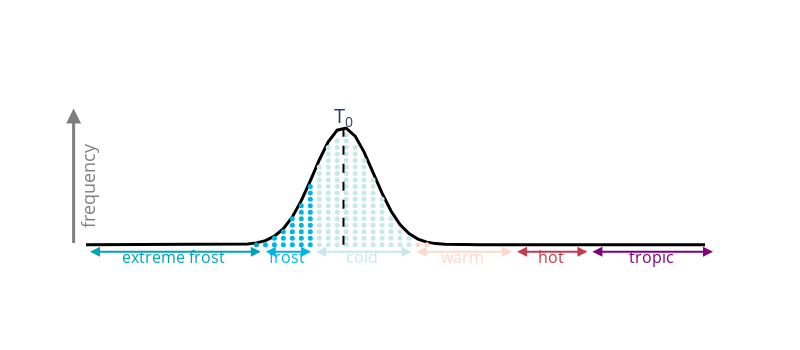

The notebook cell this image was saved under:
### Code cell
color_borders = { # contains LOWER edges
    4: '#00A4B4',  # peacock blue
    7: '#00B5E2',  # sky blue
    9: '#C8E9E9',  # ice blue
    13: '#ffd7cb', # light salmon
    17: '#C63A4F', # watermelon
    20: '#800080'  # purple
}
border_names = ['extreme frost', 'frost', 'cold', 'warm', 'hot', 'tropic']


def plot_extreme_pdf(mus: float, stds: float, fig: go.Figure = None, color_borders=color_borders, border_names=border_names, x_range=(0, 25), label_margin_scale=1.1, x_res: int = 100, y_res: int = 25) -> go.Figure:
    """
    Temperature PDF shift plot.
    This function returns a plotly figure containing a heavily styled plotly PDF plot.
    It is controlled by passing the PDF moment(s) to the plot. If called with only one
    location and scale, the styled PDF is returned.
    If two locations and scales are passed, but both scales are the same, the PDF is
    only shifted by location and the original PDF is sketched. In case the scales differ,
    the new PDF will be correctly annotated.
    """
    # check input data
    if isinstance(mus, float):
        mu = mus
    else:
        mu = mus[1]

    if isinstance(stds, float):
        std = stds
    else:
        std = stds[1]

    # base data
    x = np.arange(*x_range, step=(x_range[1] - x_range[0]) / x_res)

    # get the distributions
    y = stats.norm.pdf(x, mu, std)
    y_max = y.max()
    if not isinstance(mus, float):
         # get the old PDF as well
        y_orig = stats.norm.pdf(x, mus[0], stds[0])
        
        # get the new Y max
        y_axis_max = max(y_orig.max(), y_max)
    else:
        y_axis_max = y_max
    
    # build the container for circles and circle colors
    c_x = []
    c_y = []
    colors = []

    # main, ugly loop
    for _x, _y in zip(x, y):
        # do not plot circles if they overlap with one of the mean markers
        if abs(_x - mu) < 1e-5:
            continue 
        if not isinstance(mus, float) and abs(_x - mus[0]) < 1e-5:
            continue

        # ratio of current prob.
        if _y / y_max < 0.01:
            continue
    
        # add circles - with y_res circles at max
        for t in np.arange(0, y_axis_max, y_axis_max / y_res):
            if t < _y * 0.95:
                c_x.append(_x)
                c_y.append(t)

                # check color
                # this is super ugly...
                c = color_borders[min(color_borders.keys())]
                for b, col in color_borders.items():
                    if _x > b:
                        c = col
                colors.append(c)
    
    # ugly part finished, do the plot
    if fig is None:
        fig = go.Figure()

    # handle if the shift already happend
    if not isinstance(mus, float):
        # plot the PDF and annotation
        fig.add_trace(
            go.Scatter(x=x, y=y_orig, mode='lines', line=dict(color='rgba(0,0,0,0.5)', dash='dash', width=2))
        )
        fig.add_trace(
            go.Scatter(x=[mus[0], mus[0]], y=[0, label_margin_scale * y_axis_max * 0.95], mode='lines', line=dict(color='rgba(0,0,0,0.5)', dash='dash'))
        )
        arr = dict(showarrow=True, arrowhead=3, arrowwidth=1.5, xref='x', yref='y', axref='x', ayref='y', standoff=8, startstandoff=6)
        fig.add_annotation(x=mus[0], y=label_margin_scale * y_axis_max, text='T<sub>0</sub>', showarrow=False, font=dict(size=20))
        fig.add_annotation(x=mus[1], y=label_margin_scale * y_axis_max, ax=mus[0], ay=label_margin_scale * y_axis_max, **arr)

        # check if the PDF changed the size
        if abs(stds[0] - stds[1] ) > 1e-5:
            fig.add_annotation(x=mu, y=y_max, ax=mu, ay=label_margin_scale * y_axis_max, **arr)
            pass
    else:
        # use current y_max as there is no second PDF
        y_axis_max = y_max

    # plot the color borders
    #for border, color in color_borders.items():
    #    fig.add_trace(
    #        go.Scatter(x=[border, border], y=[0, y_max], mode='lines', line=dict(dash='dash', color=color))
    #    )

    # main PDF
    fig.add_trace(
        go.Scatter(x=x, y=y, mode='lines', line=dict(color='black', width=3))
    )

    # colored circles
    fig.add_trace(
        go.Scatter(x=c_x, y=c_y, mode='markers', marker=dict(size=5, color=colors))
    )

    # handle temperature markers
    if not isinstance(stds, float) and stds[0] != stds[1]:
        mark_y = y_max
    else:
        mark_y = label_margin_scale * y_axis_max * 0.95
    fig.add_trace(
        go.Scatter(x=[mu, mu], y=[0, mark_y], mode='lines', line=dict(color='black', dash='dash'))
    )
    txt = f'T<sub>{0 if isinstance(mus, float) else 1}</sub>'
    fig.add_annotation(x=mu, y=label_margin_scale * y_axis_max, text=txt, showarrow=False, font=dict(size=20))
    
    # y axis annotations
    dom = dict(xref='x domain', yref='y domain', axref='x domain', ayref='y domain')
    fig.add_annotation(x=-0.01, y=0.95,ax=-0.01, ay=0.1, showarrow=True, arrowhead=2, arrowwidth=3, arrowcolor='rgba(0,0,0,0.5)', **dom)
    fig.add_annotation(x= -0.01, y=0.5, text='frequency', showarrow=False, textangle=270, font=dict(size=18, color='rgba(0,0,0,0.5)'), **dom)

    # x axis annotations
    for i, (low, up)  in enumerate(zip(list(color_borders.keys()), list(color_borders.keys())[1:] + [x_range[1]])):
        ref = dict(xref='x', yref='y', axref='x', ayref='y', startstandoff=1, standoff=1)
        ax = low if low != min(color_borders.keys()) else 0
        fig.add_annotation(x=up, y=-0.02, ax=ax, ay=-0.02, showarrow=True, arrowside='start+end', arrowhead=2, startarrowhead=2, arrowwidth=2, arrowcolor=color_borders[low], **ref)
        fig.add_annotation(x=ax + (up - ax) / 2, y=-0.035, showarrow=False, text=border_names[i], font=dict(size=16, color=color_borders[low]), xref='x', yref='y')

    # some layout fixes
    fig.update_layout(
        template='plotly_white',
        xaxis=dict(showgrid=False, zeroline=False, visible=False),
        yaxis=dict(showgrid=False, zeroline=False, visible=False),
        showlegend=False
    )
    
    # return
    return fig

# plot_extreme_pdf(mus=[10.25, 14.25], stds=[1.2, 2.3])
fig = plot_extreme_pdf(mus=10.25, stds=1.2, x_res=70, y_res=18)

fig.update_layout(width=800, height=350)
fig

### Figure 1 — Plotly figure (JSON) as saved in the notebook; plotly's stock layout.template omitted (floating-point values rounded to 4 significant figures; data arrays with more than 128 entries replaced by an {"elided": "..."} marker saying what was removed)
{"data": [{"line": {"color": "black", "width": 3}, "mode": "lines", "type": "scatter", "x": [0, 0.3571, 0.7143, 1.071, 1.429, 1.786, 2.143, 2.5, 2.857, 3.214, 3.571, 3.929, 4.286, 4.643, 5, 5.357, 5.714, 6.071, 6.429, 6.786, 7.143, 7.5, 7.857, 8.214, 8.571, 8.929, 9.286, 9.643, 10, 10.36, 10.71, 11.07, 11.43, 11.79, 12.14, 12.5, 12.86, 13.21, 13.57, 13.93, 14.29, 14.64, 15, 15.36, 15.71, 16.07, 16.43, 16.79, 17.14, 17.5, 17.86, 18.21, 18.57, 18.93, 19.29, 19.64, 20, 20.36, 20.71, 21.07, 21.43, 21.79, 22.14, 22.5, 22.86, 23.21, 23.57, 23.93, 24.29, 24.64], "y": [4.771e-17, 5.8e-16, 6.454e-15, 6.572e-14, 6.125e-13, 5.224e-12, 4.079e-11, 2.914e-10, 1.906e-09, 1.141e-08, 6.247e-08, 3.132e-07, 1.437e-06, 6.035e-06, 2.32e-05, 8.159e-05, 0.0002627, 0.000774, 0.002087, 0.005152, 0.01164, 0.02406, 0.04553, 0.07885, 0.125, 0.1813, 0.2407, 0.2925, 0.3253, 0.3311, 0.3085, 0.263, 0.2052, 0.1466, 0.09582, 0.05732, 0.03139, 0.01573, 0.007214, 0.003028, 0.001163, 0.000409, 0.0001316, 3.877e-05, 1.045e-05, 2.579e-06, 5.822e-07, 1.203e-07, 2.276e-08, 3.94e-09, 6.242e-10, 9.051e-11, 1.201e-11, 1.459e-12, 1.622e-13, 1.65e-14, 1.537e-15, 1.31e-16, 1.022e-17, 7.293e-19, 4.765e-20, 2.85e-21, 1.56e-22, 7.813e-24, 3.582e-25, 1.503e-26, 5.771e-28, 2.028e-29, 6.525e-31, 1.921e-32]}, {"marker": {"color": {"elided": "154 str values"}, "size": 5}, "mode": "markers", "type": "scatter", "x": {"elided": "154 float values"}, "y": {"elided": "154 float values"}}, {"line": {"color": "black", "dash": "dash"}, "mode": "lines", "type": "scatter", "x": [10.25, 10.25], "y": [0, 0.346]}], "layout": {"annotations": [{"font": {"size": 20}, "showarrow": false, "text": "T<sub>0</sub>", "x": 10.25, "y": 0.3642}, {"arrowcolor": "rgba(0,0,0,0.5)", "arrowhead": 2, "arrowwidth": 3, "ax": -0.01, "axref": "x domain", "ay": 0.1, "ayref": "y domain", "showarrow": true, "x": -0.01, "xref": "x domain", "y": 0.95, "yref": "y domain"}, {"axref": "x domain", "ayref": "y domain", "font": {"color": "rgba(0,0,0,0.5)", "size": 18}, "showarrow": false, "text": "frequency", "textangle": -90, "x": -0.01, "xref": "x domain", "y": 0.5, "yref": "y domain"}, {"arrowcolor": "#00A4B4", "arrowhead": 2, "arrowside": "start+end", "arrowwidth": 2, "ax": 0, "axref": "x", "ay": -0.02, "ayref": "y", "showarrow": true, "standoff": 1, "startarrowhead": 2, "startstandoff": 1, "x": 7, "xref": "x", "y": -0.02, "yref": "y"}, {"font": {"color": "#00A4B4", "size": 16}, "showarrow": false, "text": "extreme frost", "x": 3.5, "xref": "x", "y": -0.035, "yref": "y"}, {"arrowcolor": "#00B5E2", "arrowhead": 2, "arrowside": "start+end", "arrowwidth": 2, "ax": 7, "axref": "x", "ay": -0.02, "ayref": "y", "showarrow": true, "standoff": 1, "startarrowhead": 2, "startstandoff": 1, "x": 9, "xref": "x", "y": -0.02, "yref": "y"}, {"font": {"color": "#00B5E2", "size": 16}, "showarrow": false, "text": "frost", "x": 8, "xref": "x", "y": -0.035, "yref": "y"}, {"arrowcolor": "#C8E9E9", "arrowhead": 2, "arrowside": "start+end", "arrowwidth": 2, "ax": 9, "axref": "x", "ay": -0.02, "ayref": "y", "showarrow": true, "standoff": 1, "startarrowhead": 2, "startstandoff": 1, "x": 13, "xref": "x", "y": -0.02, "yref": "y"}, {"font": {"color": "#C8E9E9", "size": 16}, "showarrow": false, "text": "cold", "x": 11, "xref": "x", "y": -0.035, "yref": "y"}, {"arrowcolor": "#ffd7cb", "arrowhead": 2, "arrowside": "start+end", "arrowwidth": 2, "ax": 13, "axref": "x", "ay": -0.02, "ayref": "y", "showarrow": true, "standoff": 1, "startarrowhead": 2, "startstandoff": 1, "x": 17, "xref": "x", "y": -0.02, "yref": "y"}, {"font": {"color": "#ffd7cb", "size": 16}, "showarrow": false, "text": "warm", "x": 15, "xref": "x", "y": -0.035, "yref": "y"}, {"arrowcolor": "#C63A4F", "arrowhead": 2, "arrowside": "start+end", "arrowwidth": 2, "ax": 17, "axref": "x", "ay": -0.02, "ayref": "y", "showarrow": true, "standoff": 1, "startarrowhead": 2, "startstandoff": 1, "x": 20, "xref": "x", "y": -0.02, "yref": "y"}, {"font": {"color": "#C63A4F", "size": 16}, "showarrow": false, "text": "hot", "x": 18.5, "xref": "x", "y": -0.035, "yref": "y"}, {"arrowcolor": "#800080", "arrowhead": 2, "arrowside": "start+end", "arrowwidth": 2, "ax": 20, "axref": "x", "ay": -0.02, "ayref": "y", "showarrow": true, "standoff": 1, "startarrowhead": 2, "startstandoff": 1, "x": 25, "xref": "x", "y": -0.02, "yref": "y"}, {"font": {"color": "#800080", "size": 16}, "showarrow": false, "text": "tropic", "x": 22.5, "xref": "x", "y": -0.035, "yref": "y"}], "height": 350, "showlegend": false, "width": 800, "xaxis": {"showgrid": false, "visible": false, "zeroline": false}, "yaxis": {"showgrid": false, "visible": false, "zeroline": false}}}
